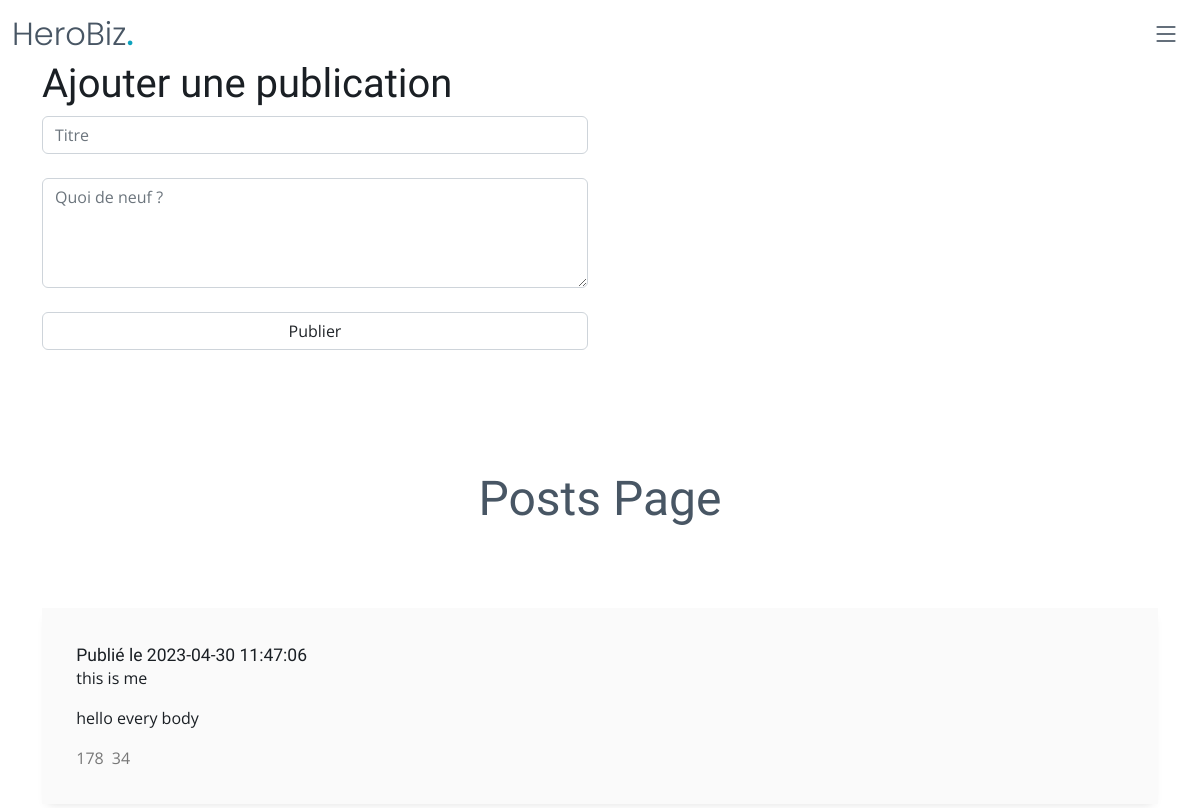
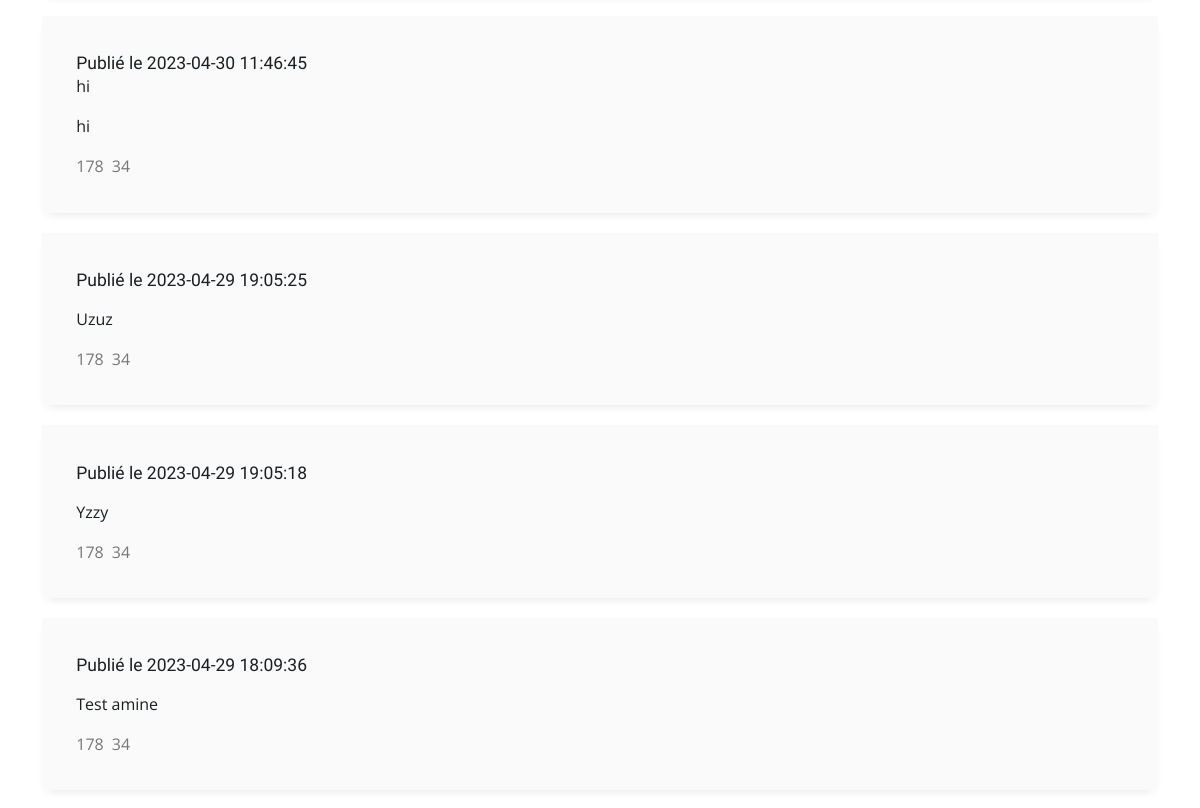
The page /welcome.php (signed in, upper part) on the database as committed earlier (2 pictures, top to bottom).
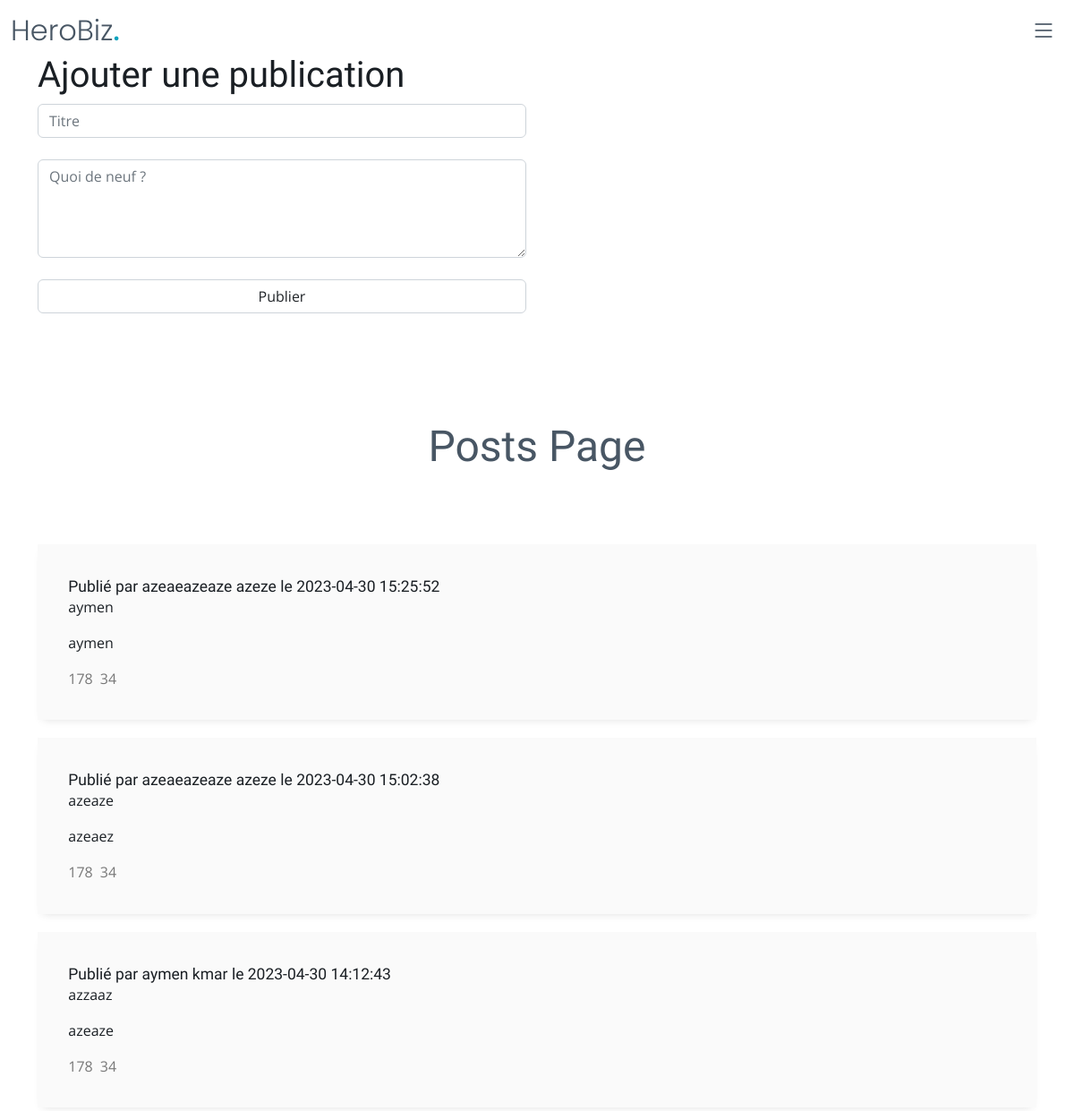
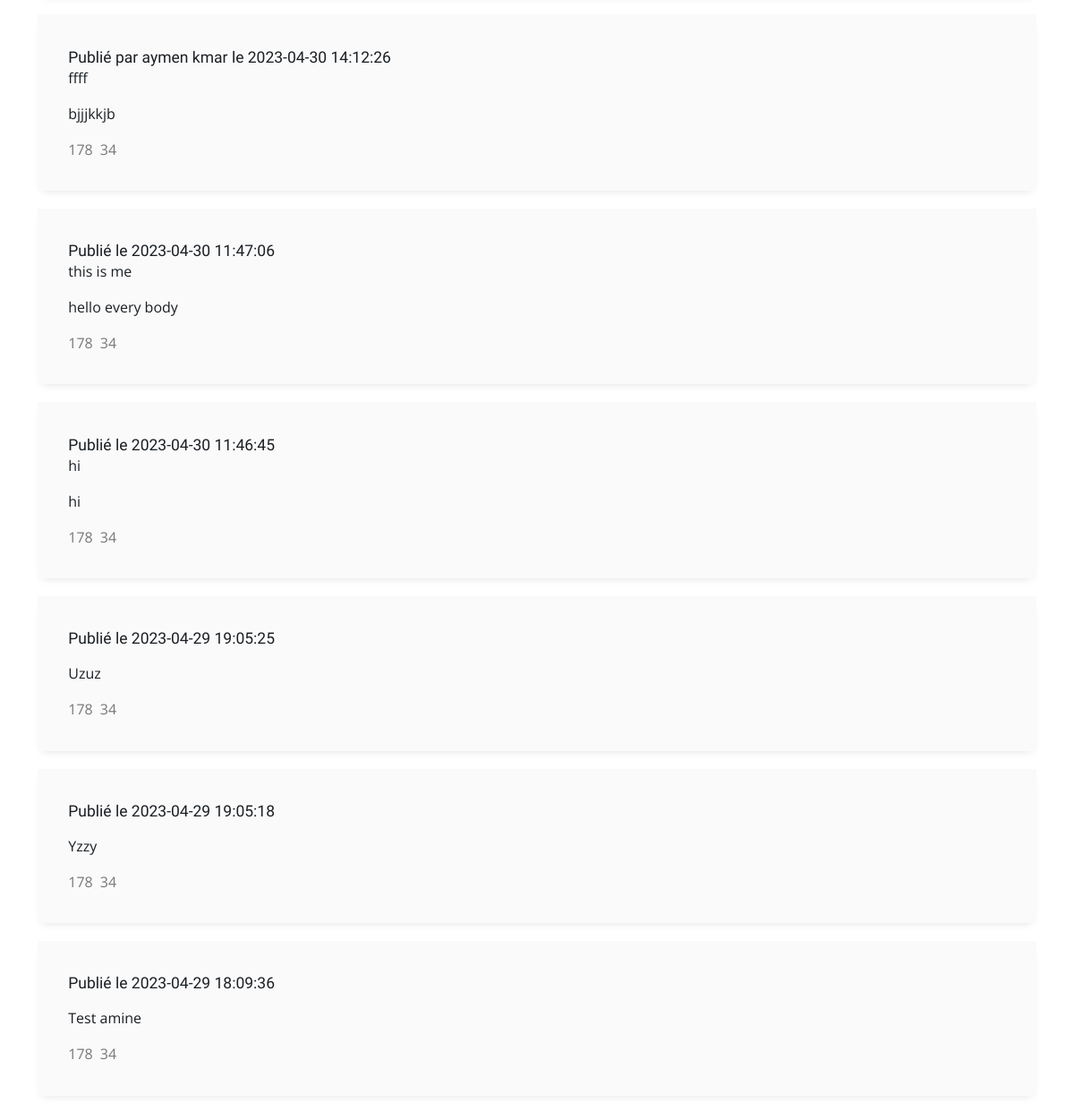
The same page on the database as committed later (2 pictures, top to bottom).
### tables this page shows
CREATE TABLE `publications` (
  `id` int NOT NULL AUTO_INCREMENT,
  `user_id` int NOT NULL,
  `title` varchar(255) NOT NULL,
  `content` text NOT NULL,
  `created_at` datetime NOT NULL DEFAULT CURRENT_TIMESTAMP,
  PRIMARY KEY (`id`),
  KEY `user_id` (`user_id`),
  CONSTRAINT `publications_ibfk_1` FOREIGN KEY (`user_id`) REFERENCES `users` (`id`)
);

CREATE TABLE `users` (
  `id` int NOT NULL AUTO_INCREMENT,
  `first_name` varchar(50) NOT NULL,
  `last_name` varchar(50) NOT NULL,
  `birthday` date NOT NULL,
  `email` varchar(100) NOT NULL,
  `username` varchar(50) NOT NULL,
  `password` varchar(255) NOT NULL,
  PRIMARY KEY (`id`),
  UNIQUE KEY `username` (`username`)
);

### welcome.php (the view, shortened to what this page needs)
<!DOCTYPE html>
<html lang="en">
<head>
  <link href="assets/vendor/bootstrap/css/bootstrap.min.css" rel="stylesheet">
  <link href="assets/vendor/bootstrap-icons/bootstrap-icons.css" rel="stylesheet">
  <link href="assets/vendor/aos/aos.css" rel="stylesheet">
  <link href="assets/vendor/glightbox/css/glightbox.min.css" rel="stylesheet">
  <link href="assets/vendor/swiper/swiper-bundle.min.css" rel="stylesheet">
  <link href="assets/css/variables.css" rel="stylesheet">
  <link href="assets/css/main.css" rel="stylesheet">
</head>
<body>
  <header id="header" class="header fixed-top" data-scrollto-offset="0">
    <div class="container-fluid d-flex align-items-center justify-content-between">
      <a href="index.html" class="logo d-flex align-items-center scrollto me-auto me-lg-0">
        <h1>HeroBiz<span>.</span></h1>
      </a>
      <nav id="navbar" class="navbar">
        <i class="bi bi-list mobile-nav-toggle d-none"></i>
      </nav>
    </div>
  </header>
  <main id="main">
  <section id="about" class=" container about">
    <div class="row">
      <div class="col-md-6">
  <h1>Ajouter une publication</h1>
    <form action="ajouter_publication.php" method="post">
    <input type="text" name="title" class="form-control" placeholder="Titre" required><br>
    <textarea name="content" class="form-control" placeholder="Quoi de neuf ?" rows="4" cols="50" required></textarea><br>
    <button type="submit" class="form-control" name="submit">Publier</button>
  </form>
  </div>
  </div>
          </section>
  <section id="about" class="about">
      <div class="container" data-aos="fade-up">
        <div class="section-header">
          <h2>Posts Page</h2>
        </div>
        <div class="row g-4 g-lg-5" data-aos="fade-up" data-aos-delay="200">
          <div class="col-lg-12">
          <?php
  require_once 'config.php';
$sql = "SELECT publications.*, users.first_name, users.last_name FROM publications LEFT JOIN users ON publications.user_id = users.id ORDER BY created_at DESC";
$stmt = $conn->prepare($sql);
$stmt->execute();
  while ($row = $stmt->fetch(PDO::FETCH_ASSOC)) {
  echo'     <div class="media g-mb-30 media-comment">';
  echo'          <div class="media-body u-shadow-v18 g-bg-secondary g-pa-30">';
  echo'           <div class="g-mb-15">';
  if ($row['first_name'] !== NULL && $row['last_name'] !== NULL) {
    echo '<h5 class="h5 g-color-gray-dark-v1 mb-0"><small>Publié par ' . htmlspecialchars($row['first_name']) . ' ' . htmlspecialchars($row['last_name']) . ' le ' . $row['created_at'] . '</small></h5>';
} else {
    echo '<h5 class="h5 g-color-gray-dark-v1 mb-0"><small>Publié le ' . $row['created_at'] . '</small>';
}
  echo'           </div>';
  echo'           <p>'.htmlspecialchars($row['title']) .'</p>';
  echo'           <p>'.htmlspecialchars($row['content']) .'</p>';
  echo'           <ul class="list-inline d-sm-flex my-0">';
  echo'             <li class="list-inline-item g-mr-20">';
  echo'               <a class="u-link-v5 g-color-gray-dark-v4 g-color-primary--hover" href="#!">';
  echo'                 <i class="fa fa-thumbs-up g-pos-rel g-top-1 g-mr-3"></i>
               178
                </a>
           </li>';
  echo'             <li class="list-inline-item g-mr-20">';
  echo'               <a class="u-link-v5 g-color-gray-dark-v4 g-color-primary--hover" href="#!">';
  echo'                 <i class="fa fa-thumbs-down g-pos-rel g-top-1 g-mr-3"></i>
                  34
                </a>
              </li>';
  echo'           </ul>';
  echo'         </div>';
  echo'     </div>';
  }
  ?>
        </div>
      </div>
    </section>
  </main>
</body>
</html>

Rows that differ between the two databases and show on the page:
added publications: user.first_name "azeaeazeaze", user.last_name "azeze", created_at "2023-04-30 15:25:52", title "aymen", content "aymen"
added publications: user.first_name "azeaeazeaze", user.last_name "azeze", created_at "2023-04-30 15:02:38", title "azeaze", content "azeaez"
added publications: user.first_name "aymen", user.last_name "kmar", created_at "2023-04-30 14:12:43", title "azzaaz", content "azeaze"
added publications: user.first_name "aymen", user.last_name "kmar", created_at "2023-04-30 14:12:26", title "ffff", content "bjjjkkjb"
